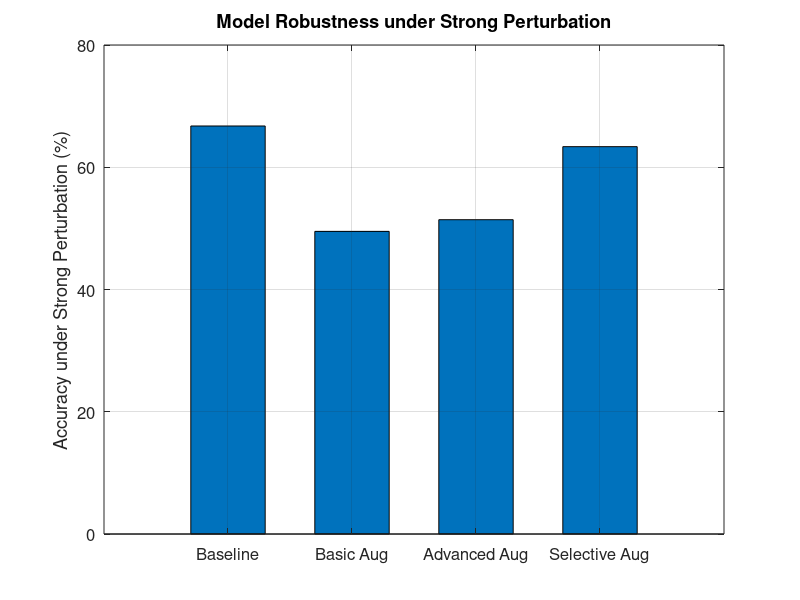

The MATLAB source for this figure:
strategies = {'Baseline', 'Basic Aug', 'Advanced Aug', 'Selective Aug'};
accuracy = [66.75, 49.51, 51.42, 63.37];

figure;
bar(accuracy, 0.6);
set(gca, 'XTickLabel', strategies, 'FontSize', 12);
ylabel('Accuracy under Strong Perturbation (%)');
title('Model Robustness under Strong Perturbation');
ylim([0 80]);
grid on;

saveas(gcf, 'strong_perturbation_accuracy.png');